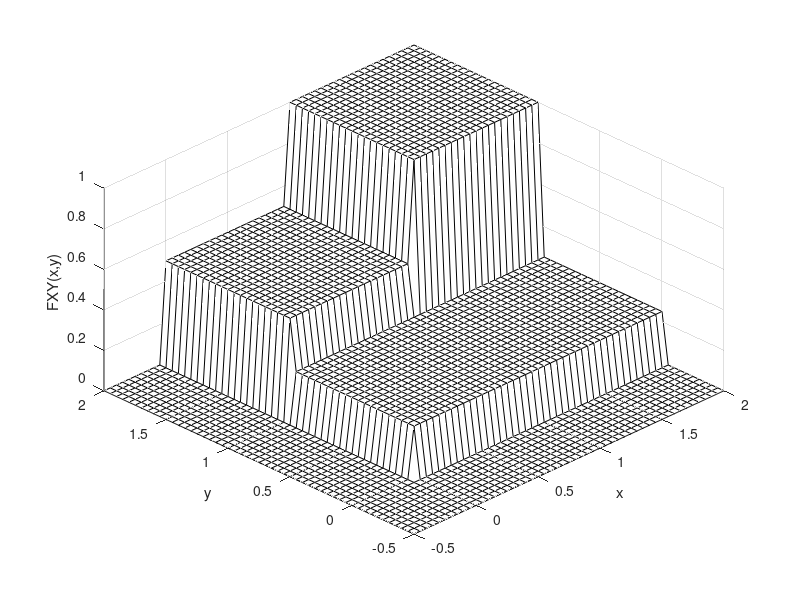

Here is the MATLAB script that generated this plot:
pxy=ones(2,2)/4
FXY=cumsum(cumsum(pxy)')
%    pxy= 0.2500 0.2500
%         0.2500 0.2500
%    FXY= 0.2500 0.5000
%        0.5000 1.0000

[x,y]=meshgrid(-0.5:0.05:2,-0.5:0.05:2);
FXY=zeros(length(x),length(y));
FXY(find(x>=0 & y>=0))=0.25;
FXY(find(y>=1 & x<1))=0.5;
FXY(find(x>=1 & y>=1))=1;
FXY(find(x<0 | y<0))=0; 

figure
surf(x,y,FXY,'Facecolor',[1 1 1])
xlabel('x'),ylabel('y'),zlabel('FXY(x,y)')
view(-45,45)